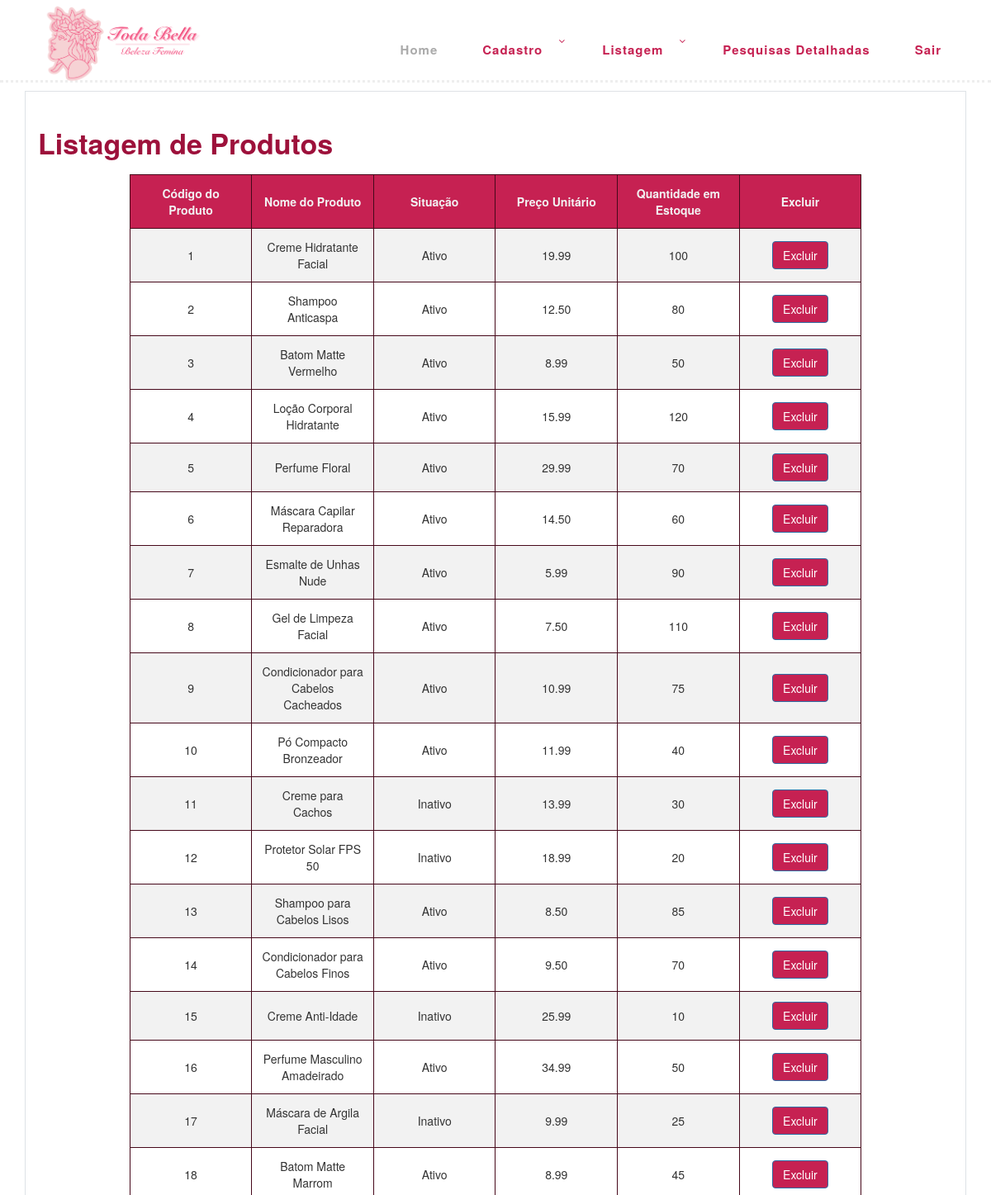
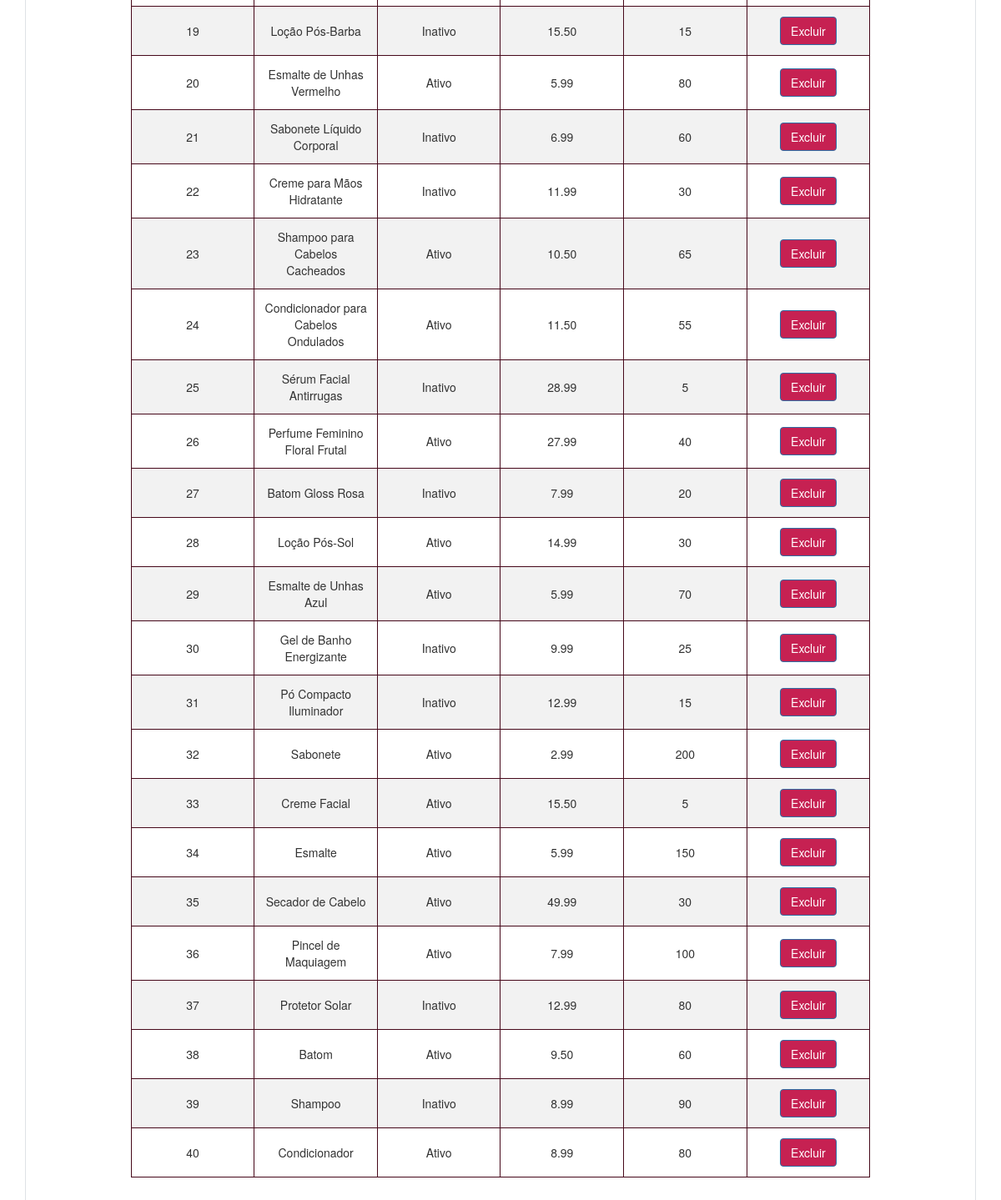
Page /listar_Produto.php on the committed database (2 pictures, top to bottom).
### tables this page shows
CREATE TABLE
    Produto (
        CodigoProduto INT NOT NULL AUTO_INCREMENT,
        NomeProduto VARCHAR(60) NOT NULL,
        SituacaoProduto ENUM ('Ativo', 'Inativo') NOT NULL,
        PrecoUnitario DECIMAL(10, 2) NOT NULL,
        QuantidadeEstoque INT NOT NULL,
        PRIMARY KEY (CodigoProduto)
    );

### DAO/ProdutoDAO.php (called while the page is built, shortened)
<?php
class ProdutoDAO
{
    public static function listarProdutos()
    {
        try {
            $conexao = Conexao::getInstance();
            $sql = "SELECT * FROM Produto";
            $stmt = $conexao->query($sql);
            return $stmt->fetchAll(PDO::FETCH_ASSOC);
        } catch (PDOException $e) {
            echo "Erro ao listar produtos: " . $e->getMessage();
            return [];
        }
    }
}
?>

### listar_Produto.php (the view, shortened to what this page needs)
<?php
include_once 'DAO/ProdutoDAO.php';
$produtos = ProdutoDAO::listarProdutos();
?>
<!DOCTYPE html>
<html lang="en">
<head>
    <link rel="stylesheet" type="text/css" href="assets/css/bootstrap.min.css">
    <link rel="stylesheet" type="text/css" href="assets/css/font-awesome.css">
    <link rel="stylesheet" href="assets/css/templatemo-hexashop.css">
    <link rel="stylesheet" href="assets/css/owl-carousel.css">
    <link rel="stylesheet" href="assets/css/lightbox.css">
    <link href="//netdna.bootstrapcdn.com/bootstrap/3.3.6/css/bootstrap.min.css" rel="stylesheet">
    <link rel="stylesheet" href="assets/css/css.css">
</head>
<body>
    <header class="header-area header-sticky sticky-top">
        <div class="container">
            <div class="row">
                <div class="col-12">
                    <nav class="main-nav">
                        <a href="gerenciamento.php" class="logo">
                            <img src="assets/images/logo20.png">
                        </a>
                        <ul class="nav">
                            <li class="scroll-to-section"><a href="#top" class="active">Home</a></li>
                            <li class="submenu">
                                <a href="javascript:;">Cadastro</a>
                            </li>
                            <li class="submenu">
                                <a href="javascript:;">Listagem</a>
                            </li>
                            <li><a href="select.php">Pesquisas detalhadas</a></li>
                            <li><a href="sair.php">Sair</a></li>
                        </ul>
                    </nav>
                </div>
            </div>
        </div>
    </header>
    <br>
    <div class="subscribe">
        <div class="container">
            <div class="row justify-content-center">
                <div class="border p-4">
                    <div class="section-heading">
                        <h2>Listagem de Produtos</h2>
                        <table>
                            <thead>
                                <tr>
                                    <th>Código do Produto</th>
                                    <th>Nome do Produto</th>
                                    <th>Situação</th>
                                    <th>Preço Unitário</th>
                                    <th>Quantidade em Estoque</th>
                                    <th>Excluir</th>
                                </tr>
                            </thead>
                            <tbody>
                                <?php foreach ($produtos as $Produto): ?>
                                    <tr>
                                        <td data-label="Codigo do Produto">
                                            <?= $Produto['CodigoProduto'] ?>
                                        </td>
                                        <td data-label="Nome do Produto">
                                            <?= $Produto['NomeProduto'] ?>
                                        </td>
                                        <td data-label="Situação do Produto">
                                            <?= $Produto['SituacaoProduto'] ?>
                                        </td>
                                        <td data-label="Preço Unitário">
                                            <?= $Produto['PrecoUnitario'] ?>
                                        </td>
                                        <td data-label="Quantidade em Estoque">
                                            <?= $Produto['QuantidadeEstoque'] ?>
                                        </td>
                                        <td data-label="Ações">
                                            <a href="#"class="btn btn-primary " style="background-color: #c62152"
                                                onclick="excluirProduto(<?= $Produto['CodigoProduto']; ?>)">Excluir</a>
                                        </td>
                                    </tr>
                                <?php endforeach; ?>
                            </tbody>
                        </table>
                    </div>
                </div>
            </div>
        </div>
    </div>
</body>
</html>

### assets/css/templatemo-hexashop.css (style rules this page uses)
html, body, div, span, applet, object, iframe, h1, h2, h3, h4, h5, h6, p, blockquote, div pre, a, abbr, acronym, address, big, cite, code, del, dfn, em, font, img, ins, kbd, q, s, samp, small, strike, strong, sub, sup, tt, var, b, u, i, center, dl, dt, dd, ol, ul, li, figure, header, nav, section, article, aside, footer, figcaption { margin: 0; padding: 0; border: 0; outline: 0; }
ul, li { padding: 0; margin: 0; list-style: none; }
header, nav, section, article, aside, footer, hgroup { display: block; }
* { box-sizing: border-box; }
html, body { font-family: 'Poppins', sans-serif; font-weight: 400; background-color: #fff; font-size: 16px; -ms-text-size-adjust: 100%; -webkit-font-smoothing: antialiased; -moz-osx-font-smoothing: grayscale; }
a { text-decoration: none !important; }
h1, h2, h3, h4, h5, h6 { margin-top: 0px; margin-bottom: 0px; }
ul { margin-bottom: 0px; }
html, body { background: #fff; font-family: 'Poppins', sans-serif; }
.section-heading h2 { font-size: 34px; font-weight: 700; color: #9d113b; }
.header-area { border-bottom: 3px dotted #eee; box-shadow: none; background-color: #fff; position: absolute; top: 0px; left: 0px; right: 0px; z-index: 100; height: 100px; -webkit-transition: all .5s ease 0s; -moz-transition: all .5s ease 0s; -o-transition: all .5s ease 0s; transition: all .5s ease 0s; }
.header-area .main-nav { min-height: 80px; background: transparent; }
.header-area .main-nav .logo { line-height: 100px; color: #fff; font-size: 28px; font-weight: 700; text-transform: uppercase; letter-spacing: 2px; float: left; -webkit-transition: all 0.3s ease 0s; -moz-transition: all 0.3s ease 0s; -o-transition: all 0.3s ease 0s; transition: all 0.3s ease 0s; }
.header-area .main-nav .nav { float: right; margin-top: 30px; margin-right: 0px; background-color: transparent; -webkit-transition: all 0.3s ease 0s; -moz-transition: all 0.3s ease 0s; -o-transition: all 0.3s ease 0s; transition: all 0.3s ease 0s; position: relative; z-index: 999; }
.header-area .main-nav .nav li { padding-left: 15px; padding-right: 15px; }
.header-area .main-nav .nav li:last-child { padding-right: 0px; }
.header-area .main-nav .nav li a { display: block; font-weight: 600; font-size: 15px; color: #c62152; text-transform: capitalize; -webkit-transition: all 0.3s ease 0s; -moz-transition: all 0.3s ease 0s; -o-transition: all 0.3s ease 0s; transition: all 0.3s ease 0s; height: 40px; line-height: 40px; border: transparent; letter-spacing: 1px; }
.header-area .main-nav .nav li a { color: #c62152; }
.header-area .main-nav .nav li:hover a, .header-area .main-nav .nav li a.active { color: #aaa!important; }
.header-area .main-nav .nav li.submenu { position: relative; padding-right: 30px; }
.header-area .main-nav .nav li.submenu:after { font-family: FontAwesome; content: "\f107"; font-size: 12px; color: #c62152; position: absolute; right: 18px; top: 12px; }
.header-area.header-sticky { min-height: 80px; }
.header-area .nav { margin-top: 30px; }
.header-area.header-sticky .nav li a.active { color: #aaa; }
@media (max-width: 1200px) { .header-area .main-nav .nav li { padding-left: 12px; padding-right: 12px; } }
@media (max-width: 1200px) { .header-area .main-nav:before { display: none; } }
@media (min-width: 767px) { .header-area .main-nav .nav { display: flex !important; } }
.subscribe { margin-top: 90px; }
.subscribe .section-heading { margin-bottom: 30px; }
.subscribe .section-heading h2 { line-height: 55px; }

### assets/css/css.css (style rules this page uses)
table { width: 80%; table-layout: fixed; border-collapse: collapse; margin: 0 auto; }
tr:nth-of-type(odd) { background: #f2f2f2; }
th { background: #c62152; color: #f2f2f2; font-weight: 600; }
td, th { padding: 12px; border: 1px solid #46081a; text-align: left; text-align: center }

### listar_Produto.php (style rules this page uses)
.logo { align-items: center; }
.logo img { max-height: 95px; max-width: 100%; margin-right: 10px; }

### rows in the picture
produto: CodigoProduto "1", NomeProduto "Creme Hidratante Facial", SituacaoProduto "Ativo", PrecoUnitario "19.99", QuantidadeEstoque "100"
produto: CodigoProduto "2", NomeProduto "Shampoo Anticaspa", SituacaoProduto "Ativo", PrecoUnitario "12.50", QuantidadeEstoque "80"
produto: CodigoProduto "3", NomeProduto "Batom Matte Vermelho", SituacaoProduto "Ativo", PrecoUnitario "8.99", QuantidadeEstoque "50"
produto: CodigoProduto "4", NomeProduto "Loção Corporal Hidratante", SituacaoProduto "Ativo", PrecoUnitario "15.99", QuantidadeEstoque "120"
produto: CodigoProduto "5", NomeProduto "Perfume Floral", SituacaoProduto "Ativo", PrecoUnitario "29.99", QuantidadeEstoque "70"
produto: CodigoProduto "6", NomeProduto "Máscara Capilar Reparadora", SituacaoProduto "Ativo", PrecoUnitario "14.50", QuantidadeEstoque "60"
produto: CodigoProduto "7", NomeProduto "Esmalte de Unhas Nude", SituacaoProduto "Ativo", PrecoUnitario "5.99", QuantidadeEstoque "90"
produto: CodigoProduto "8", NomeProduto "Gel de Limpeza Facial", SituacaoProduto "Ativo", PrecoUnitario "7.50", QuantidadeEstoque "110"
produto: CodigoProduto "9", NomeProduto "Condicionador para Cabelos Cacheados", SituacaoProduto "Ativo", PrecoUnitario "10.99", QuantidadeEstoque "75"
produto: CodigoProduto "10", NomeProduto "Pó Compacto Bronzeador", SituacaoProduto "Ativo", PrecoUnitario "11.99", QuantidadeEstoque "40"
produto: CodigoProduto "11", NomeProduto "Creme para Cachos", SituacaoProduto "Inativo", PrecoUnitario "13.99", QuantidadeEstoque "30"
produto: CodigoProduto "12", NomeProduto "Protetor Solar FPS 50", SituacaoProduto "Inativo", PrecoUnitario "18.99", QuantidadeEstoque "20"
produto: CodigoProduto "13", NomeProduto "Shampoo para Cabelos Lisos", SituacaoProduto "Ativo", PrecoUnitario "8.50", QuantidadeEstoque "85"
produto: CodigoProduto "14", NomeProduto "Condicionador para Cabelos Finos", SituacaoProduto "Ativo", PrecoUnitario "9.50", QuantidadeEstoque "70"
produto: CodigoProduto "15", NomeProduto "Creme Anti-Idade", SituacaoProduto "Inativo", PrecoUnitario "25.99", QuantidadeEstoque "10"
produto: CodigoProduto "16", NomeProduto "Perfume Masculino Amadeirado", SituacaoProduto "Ativo", PrecoUnitario "34.99", QuantidadeEstoque "50"
produto: CodigoProduto "17", NomeProduto "Máscara de Argila Facial", SituacaoProduto "Inativo", PrecoUnitario "9.99", QuantidadeEstoque "25"
produto: CodigoProduto "18", NomeProduto "Batom Matte Marrom", SituacaoProduto "Ativo", PrecoUnitario "8.99", QuantidadeEstoque "45"
produto: CodigoProduto "19", NomeProduto "Loção Pós-Barba", SituacaoProduto "Inativo", PrecoUnitario "15.50", QuantidadeEstoque "15"
produto: CodigoProduto "20", NomeProduto "Esmalte de Unhas Vermelho", SituacaoProduto "Ativo", PrecoUnitario "5.99", QuantidadeEstoque "80"
produto: CodigoProduto "21", NomeProduto "Sabonete Líquido Corporal", SituacaoProduto "Inativo", PrecoUnitario "6.99", QuantidadeEstoque "60"
produto: CodigoProduto "22", NomeProduto "Creme para Mãos Hidratante", SituacaoProduto "Inativo", PrecoUnitario "11.99", QuantidadeEstoque "30"
produto: CodigoProduto "23", NomeProduto "Shampoo para Cabelos Cacheados", SituacaoProduto "Ativo", PrecoUnitario "10.50", QuantidadeEstoque "65"
produto: CodigoProduto "24", NomeProduto "Condicionador para Cabelos Ondulados", SituacaoProduto "Ativo", PrecoUnitario "11.50", QuantidadeEstoque "55"
produto: CodigoProduto "25", NomeProduto "Sérum Facial Antirrugas", SituacaoProduto "Inativo", PrecoUnitario "28.99", QuantidadeEstoque "5"
produto: CodigoProduto "26", NomeProduto "Perfume Feminino Floral Frutal", SituacaoProduto "Ativo", PrecoUnitario "27.99", QuantidadeEstoque "40"
produto: CodigoProduto "27", NomeProduto "Batom Gloss Rosa", SituacaoProduto "Inativo", PrecoUnitario "7.99", QuantidadeEstoque "20"
produto: CodigoProduto "28", NomeProduto "Loção Pós-Sol", SituacaoProduto "Ativo", PrecoUnitario "14.99", QuantidadeEstoque "30"
produto: CodigoProduto "29", NomeProduto "Esmalte de Unhas Azul", SituacaoProduto "Ativo", PrecoUnitario "5.99", QuantidadeEstoque "70"
produto: CodigoProduto "30", NomeProduto "Gel de Banho Energizante", SituacaoProduto "Inativo", PrecoUnitario "9.99", QuantidadeEstoque "25"
produto: CodigoProduto "31", NomeProduto "Pó Compacto Iluminador", SituacaoProduto "Inativo", PrecoUnitario "12.99", QuantidadeEstoque "15"
produto: CodigoProduto "32", NomeProduto "Sabonete", SituacaoProduto "Ativo", PrecoUnitario "2.99", QuantidadeEstoque "200"
produto: CodigoProduto "33", NomeProduto "Creme Facial", SituacaoProduto "Ativo", PrecoUnitario "15.50", QuantidadeEstoque "5"
produto: CodigoProduto "34", NomeProduto "Esmalte", SituacaoProduto "Ativo", PrecoUnitario "5.99", QuantidadeEstoque "150"
produto: CodigoProduto "35", NomeProduto "Secador de Cabelo", SituacaoProduto "Ativo", PrecoUnitario "49.99", QuantidadeEstoque "30"
produto: CodigoProduto "36", NomeProduto "Pincel de Maquiagem", SituacaoProduto "Ativo", PrecoUnitario "7.99", QuantidadeEstoque "100"
produto: CodigoProduto "37", NomeProduto "Protetor Solar", SituacaoProduto "Inativo", PrecoUnitario "12.99", QuantidadeEstoque "80"
produto: CodigoProduto "38", NomeProduto "Batom", SituacaoProduto "Ativo", PrecoUnitario "9.50", QuantidadeEstoque "60"
produto: CodigoProduto "39", NomeProduto "Shampoo", SituacaoProduto "Inativo", PrecoUnitario "8.99", QuantidadeEstoque "90"
produto: CodigoProduto "40", NomeProduto "Condicionador", SituacaoProduto "Ativo", PrecoUnitario "8.99", QuantidadeEstoque "80"
